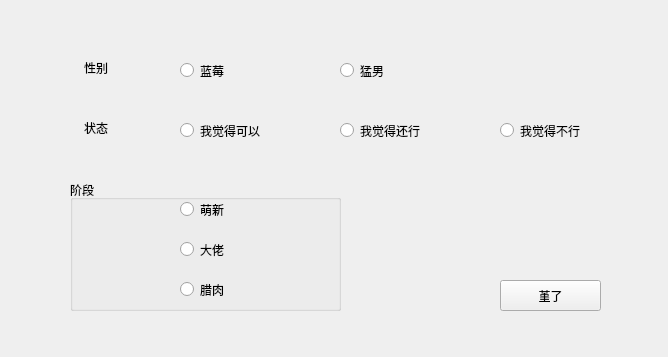
<?xml version="1.0" encoding="UTF-8"?>
<ui version="4.0">
 <class>Widget</class>
 <widget class="QWidget" name="Widget">
  <property name="geometry">
   <rect>
    <x>0</x>
    <y>0</y>
    <width>668</width>
    <height>357</height>
   </rect>
  </property>
  <property name="windowTitle">
   <string>Widget</string>
  </property>
  <widget class="QPushButton" name="pushButton">
   <property name="geometry">
    <rect>
     <x>500</x>
     <y>280</y>
     <width>101</width>
     <height>31</height>
    </rect>
   </property>
   <property name="text">
    <string>堇了</string>
   </property>
  </widget>
  <widget class="QLabel" name="label_type">
   <property name="geometry">
    <rect>
     <x>60</x>
     <y>60</y>
     <width>72</width>
     <height>15</height>
    </rect>
   </property>
   <property name="layoutDirection">
    <enum>Qt::LeftToRight</enum>
   </property>
   <property name="text">
    <string>性别</string>
   </property>
   <property name="alignment">
    <set>Qt::AlignCenter</set>
   </property>
  </widget>
  <widget class="QLabel" name="label_status">
   <property name="geometry">
    <rect>
     <x>60</x>
     <y>120</y>
     <width>72</width>
     <height>15</height>
    </rect>
   </property>
   <property name="text">
    <string>状态</string>
   </property>
   <property name="alignment">
    <set>Qt::AlignCenter</set>
   </property>
  </widget>
  <widget class="QRadioButton" name="radBtn_type_LM">
   <property name="geometry">
    <rect>
     <x>180</x>
     <y>60</y>
     <width>117</width>
     <height>21</height>
    </rect>
   </property>
   <property name="text">
    <string>蓝莓</string>
   </property>
  </widget>
  <widget class="QRadioButton" name="radBtn_type_MN">
   <property name="geometry">
    <rect>
     <x>340</x>
     <y>60</y>
     <width>117</width>
     <height>21</height>
    </rect>
   </property>
   <property name="text">
    <string>猛男</string>
   </property>
  </widget>
  <widget class="QRadioButton" name="radBtn_status_1">
   <property name="geometry">
    <rect>
     <x>180</x>
     <y>120</y>
     <width>117</width>
     <height>21</height>
    </rect>
   </property>
   <property name="text">
    <string>我觉得可以</string>
   </property>
  </widget>
  <widget class="QRadioButton" name="radBtn_status_2">
   <property name="geometry">
    <rect>
     <x>340</x>
     <y>120</y>
     <width>117</width>
     <height>21</height>
    </rect>
   </property>
   <property name="text">
    <string>我觉得还行</string>
   </property>
  </widget>
  <widget class="QRadioButton" name="radBtn_status_3">
   <property name="geometry">
    <rect>
     <x>500</x>
     <y>120</y>
     <width>117</width>
     <height>21</height>
    </rect>
   </property>
   <property name="text">
    <string>我觉得不行</string>
   </property>
  </widget>
  <widget class="QGroupBox" name="groupBox">
   <property name="geometry">
    <rect>
     <x>70</x>
     <y>180</y>
     <width>271</width>
     <height>131</height>
    </rect>
   </property>
   <property name="title">
    <string>阶段</string>
   </property>
   <widget class="QRadioButton" name="radBtn_gpBox_1">
    <property name="geometry">
     <rect>
      <x>110</x>
      <y>20</y>
      <width>115</width>
      <height>19</height>
     </rect>
    </property>
    <property name="text">
     <string>萌新</string>
    </property>
   </widget>
   <widget class="QRadioButton" name="radBtn_gpBox_2">
    <property name="geometry">
     <rect>
      <x>110</x>
      <y>60</y>
      <width>115</width>
      <height>19</height>
     </rect>
    </property>
    <property name="text">
     <string>大佬</string>
    </property>
   </widget>
   <widget class="QRadioButton" name="radBtn_gpBox_3">
    <property name="geometry">
     <rect>
      <x>110</x>
      <y>100</y>
      <width>115</width>
      <height>19</height>
     </rect>
    </property>
    <property name="text">
     <string>腊肉</string>
    </property>
   </widget>
  </widget>
 </widget>
 <layoutdefault spacing="6" margin="11"/>
 <resources/>
 <connections/>
</ui>
